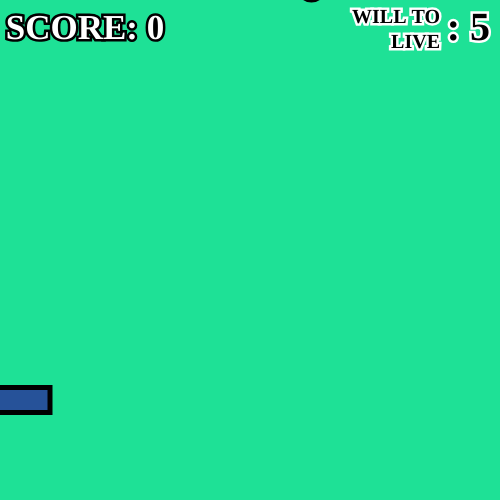
Frame 1 (no input)
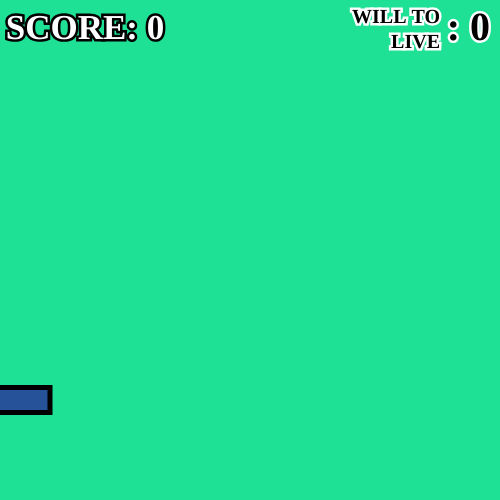
Frame 60 (no input)
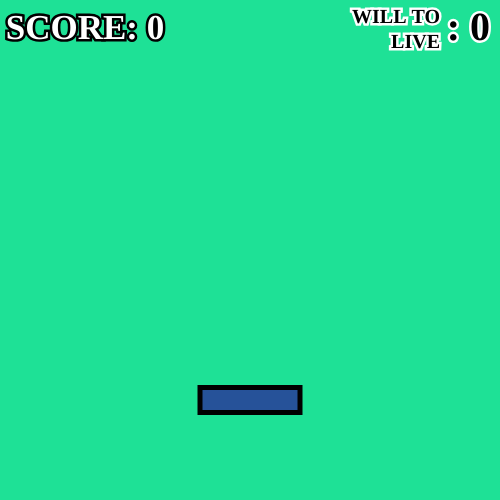
Frame 120 (the mouse pressed at the canvas centre since frame 60)

The p5.js sketch that drew these frames (run headless with seeded random() and noise() and a simulated clock; from frame 60 on, the mouse is pressed at the canvas centre):

// p5.js sketch
// ── sketch.js
let playerXPos;
let playerYPos = 400;
let playerXSize = 100;
let playerYSize = 25;
let score = 0;
let lives = 5;
let circleXPos;
let circleYPos;
let circleSize = 25;
let speed = 2;

function setup() {
    createCanvas(500, 500);
    rectMode(CENTER);
    
    setInitialBallConditions();
    setInitialFontSettings();
}

function draw() {
    background(30, 225, 150);

    drawScoreText();
    drawLivesText();

    drawBall();
    drawAndHandlePlayer();
    
    checkIfOutOfLives();
    checkIfPlayerCaughtBall(); 
    handleDroppedBall();
}

function setInitialFontSettings() {
    textAlign(CENTER, CENTER);
    strokeWeight(5);
    textFont('Avant Garde');
    textStyle(BOLD);
}

function setInitialBallConditions() {
    circleYPos = -playerYSize / 2;
    circleXPos = random(25, 426);
}


function drawScoreText() {
    textSize(35);
    stroke(0);
    fill(255, 255, 255);
    text(('SCORE: ' + score), 85, 30);
}

function drawLivesText() {
    textSize(20);
    stroke(255, 255, 255);
    fill(0);
    textAlign(RIGHT, CENTER);
    text(('WILL TO LIVE'), 390, 30, 100, 100);
    textSize(40);
    text(": " + lives, 440, 30, 100, 100);
    textAlign(CENTER, CENTER);
}

function drawBall() {
    stroke(0);
    fill(30, 203, 225);
    circle(circleXPos, circleYPos, circleSize);
    circleYPos += speed;
}

function drawAndHandlePlayer() {
    fill(38, 82, 153);
    playerXPos = mouseX;
    rect(playerXPos, playerYPos, playerXSize, playerYSize);
}

function checkIfOutOfLives() {
    if (lives <= 0) {
        speed = 0;
        circleXPos = -100;
    }
}

function checkIfPlayerCaughtBall() {
    if (circleXPos >= mouseX - playerXSize / 2 && circleXPos <= mouseX + playerXSize / 2 && circleYPos > playerYPos) {
        setInitialBallConditions();
        speed += 0.5;
        score += 1;
    }
}

function handleDroppedBall() {
    if (circleYPos >= 525) {
        setInitialBallConditions();
    }

    if (lives === 0) {
        lives = 0;
    } else {
        lives -= 1;
    }
}
